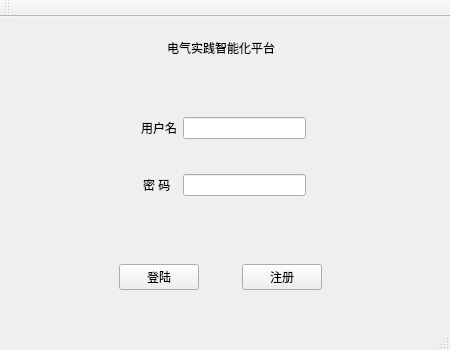
<?xml version="1.0" encoding="UTF-8"?>
<ui version="4.0">
 <class>LoginForm</class>
 <widget class="QMainWindow" name="LoginForm">
  <property name="geometry">
   <rect>
    <x>0</x>
    <y>0</y>
    <width>450</width>
    <height>350</height>
   </rect>
  </property>
  <property name="windowTitle">
   <string>用户登录</string>
  </property>
  <property name="styleSheet">
   <string notr="true">QGridLayout
{
	background:rgb(85, 170, 255)
}</string>
  </property>
  <widget class="QWidget" name="centralWidget">
   <widget class="QWidget" name="horizontalLayoutWidget">
    <property name="geometry">
     <rect>
      <x>0</x>
      <y>0</y>
      <width>441</width>
      <height>61</height>
     </rect>
    </property>
    <layout class="QHBoxLayout" name="horizontalLayout">
     <item>
      <spacer name="horizontalSpacer">
       <property name="orientation">
        <enum>Qt::Horizontal</enum>
       </property>
       <property name="sizeHint" stdset="0">
        <size>
         <width>40</width>
         <height>20</height>
        </size>
       </property>
      </spacer>
     </item>
     <item>
      <widget class="QLabel" name="title">
       <property name="text">
        <string>电气实践智能化平台</string>
       </property>
      </widget>
     </item>
     <item>
      <spacer name="horizontalSpacer_2">
       <property name="orientation">
        <enum>Qt::Horizontal</enum>
       </property>
       <property name="sizeHint" stdset="0">
        <size>
         <width>40</width>
         <height>20</height>
        </size>
       </property>
      </spacer>
     </item>
    </layout>
   </widget>
   <widget class="QWidget" name="horizontalLayoutWidget_2">
    <property name="geometry">
     <rect>
      <x>0</x>
      <y>220</y>
      <width>441</width>
      <height>80</height>
     </rect>
    </property>
    <layout class="QHBoxLayout" name="horizontalLayout_2">
     <item>
      <spacer name="horizontalSpacer_3">
       <property name="orientation">
        <enum>Qt::Horizontal</enum>
       </property>
       <property name="sizeHint" stdset="0">
        <size>
         <width>40</width>
         <height>20</height>
        </size>
       </property>
      </spacer>
     </item>
     <item>
      <spacer name="horizontalSpacer_6">
       <property name="orientation">
        <enum>Qt::Horizontal</enum>
       </property>
       <property name="sizeHint" stdset="0">
        <size>
         <width>40</width>
         <height>20</height>
        </size>
       </property>
      </spacer>
     </item>
     <item>
      <spacer name="horizontalSpacer_8">
       <property name="orientation">
        <enum>Qt::Horizontal</enum>
       </property>
       <property name="sizeHint" stdset="0">
        <size>
         <width>40</width>
         <height>20</height>
        </size>
       </property>
      </spacer>
     </item>
     <item>
      <widget class="QPushButton" name="Login">
       <property name="text">
        <string>登陆</string>
       </property>
      </widget>
     </item>
     <item>
      <spacer name="horizontalSpacer_4">
       <property name="orientation">
        <enum>Qt::Horizontal</enum>
       </property>
       <property name="sizeHint" stdset="0">
        <size>
         <width>40</width>
         <height>20</height>
        </size>
       </property>
      </spacer>
     </item>
     <item>
      <widget class="QPushButton" name="register_2">
       <property name="text">
        <string>注册</string>
       </property>
      </widget>
     </item>
     <item>
      <spacer name="horizontalSpacer_9">
       <property name="orientation">
        <enum>Qt::Horizontal</enum>
       </property>
       <property name="sizeHint" stdset="0">
        <size>
         <width>40</width>
         <height>20</height>
        </size>
       </property>
      </spacer>
     </item>
     <item>
      <spacer name="horizontalSpacer_7">
       <property name="orientation">
        <enum>Qt::Horizontal</enum>
       </property>
       <property name="sizeHint" stdset="0">
        <size>
         <width>40</width>
         <height>20</height>
        </size>
       </property>
      </spacer>
     </item>
     <item>
      <spacer name="horizontalSpacer_5">
       <property name="orientation">
        <enum>Qt::Horizontal</enum>
       </property>
       <property name="sizeHint" stdset="0">
        <size>
         <width>40</width>
         <height>20</height>
        </size>
       </property>
      </spacer>
     </item>
    </layout>
   </widget>
   <widget class="QWidget" name="gridLayoutWidget">
    <property name="geometry">
     <rect>
      <x>0</x>
      <y>60</y>
      <width>441</width>
      <height>161</height>
     </rect>
    </property>
    <layout class="QGridLayout" name="gridLayout">
     <item row="1" column="1">
      <widget class="QLabel" name="password">
       <property name="text">
        <string>密 码</string>
       </property>
       <property name="indent">
        <number>8</number>
       </property>
      </widget>
     </item>
     <item row="0" column="1">
      <widget class="QLabel" name="user_name">
       <property name="text">
        <string>用户名</string>
       </property>
       <property name="textFormat">
        <enum>Qt::AutoText</enum>
       </property>
       <property name="scaledContents">
        <bool>false</bool>
       </property>
       <property name="wordWrap">
        <bool>false</bool>
       </property>
       <property name="margin">
        <number>1</number>
       </property>
       <property name="indent">
        <number>6</number>
       </property>
      </widget>
     </item>
     <item row="0" column="2">
      <widget class="QLineEdit" name="edit_user_name"/>
     </item>
     <item row="1" column="0">
      <spacer name="horizontalSpacer_10">
       <property name="orientation">
        <enum>Qt::Horizontal</enum>
       </property>
       <property name="sizeHint" stdset="0">
        <size>
         <width>40</width>
         <height>20</height>
        </size>
       </property>
      </spacer>
     </item>
     <item row="1" column="2">
      <widget class="QLineEdit" name="edit_password"/>
     </item>
     <item row="1" column="3">
      <spacer name="horizontalSpacer_11">
       <property name="orientation">
        <enum>Qt::Horizontal</enum>
       </property>
       <property name="sizeHint" stdset="0">
        <size>
         <width>40</width>
         <height>20</height>
        </size>
       </property>
      </spacer>
     </item>
    </layout>
   </widget>
  </widget>
  <widget class="QMenuBar" name="menuBar">
   <property name="geometry">
    <rect>
     <x>0</x>
     <y>0</y>
     <width>450</width>
     <height>23</height>
    </rect>
   </property>
  </widget>
  <widget class="QToolBar" name="mainToolBar">
   <attribute name="toolBarArea">
    <enum>TopToolBarArea</enum>
   </attribute>
   <attribute name="toolBarBreak">
    <bool>false</bool>
   </attribute>
  </widget>
  <widget class="QStatusBar" name="statusBar"/>
 </widget>
 <layoutdefault spacing="6" margin="11"/>
 <resources/>
 <connections/>
</ui>
